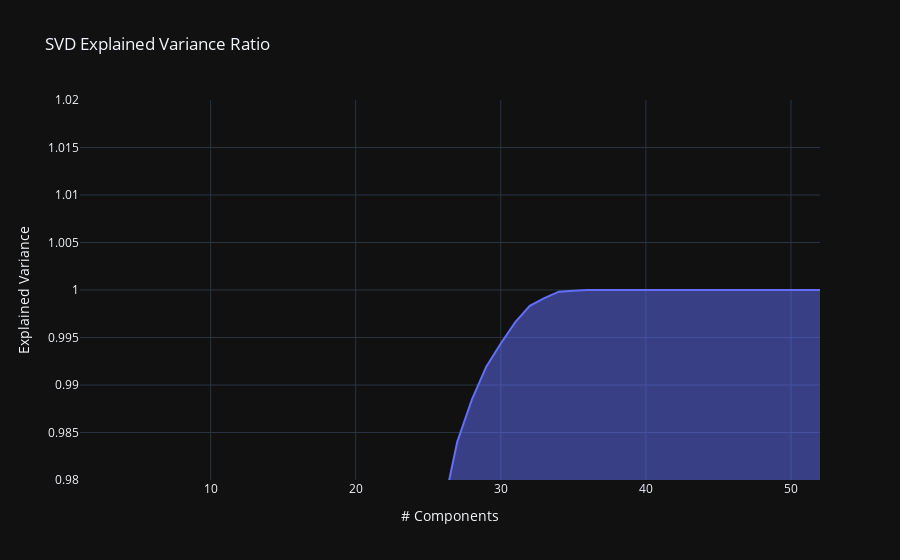

This figure's notebook cell:
### Code cell
pca = PCA()
pca.fit(ss.fit_transform(df[features_list].to_numpy()))

exp_var_cumul = np.cumsum(pca.explained_variance_ratio_)

px.area(
    x=range(1, exp_var_cumul.shape[0] + 1),
    y=exp_var_cumul,
    labels={"x": "# Components", "y": "Explained Variance"},
    range_y=(0.98, 1.02),
    title="SVD Explained Variance Ratio"
)

### Figure 1 — Plotly figure (JSON) as saved in the notebook; plotly's stock layout.template omitted (floating-point values rounded to 4 significant figures)
{"data": [{"fillpattern": {"shape": ""}, "hovertemplate": "# Components=%{x}<br>Explained Variance=%{y}<extra></extra>", "legendgroup": "", "line": {"color": "#636efa"}, "marker": {"symbol": "circle"}, "mode": "lines", "name": "", "orientation": "v", "showlegend": false, "stackgroup": "1", "type": "scatter", "x": [1, 2, 3, 4, 5, 6, 7, 8, 9, 10, 11, 12, 13, 14, 15, 16, 17, 18, 19, 20, 21, 22, 23, 24, 25, 26, 27, 28, 29, 30, 31, 32, 33, 34, 35, 36, 37, 38, 39, 40, 41, 42, 43, 44, 45, 46, 47, 48, 49, 50, 51, 52], "xaxis": "x", "y": [0.1362, 0.2523, 0.3388, 0.4204, 0.491, 0.5544, 0.5932, 0.6304, 0.6594, 0.6873, 0.7145, 0.7415, 0.7673, 0.791, 0.8141, 0.8346, 0.8544, 0.8732, 0.8899, 0.9059, 0.9207, 0.9346, 0.9478, 0.9594, 0.9682, 0.9768, 0.984, 0.9884, 0.9919, 0.9944, 0.9966, 0.9983, 0.9991, 0.9998, 0.9999, 1, 1, 1, 1, 1, 1, 1, 1, 1, 1, 1, 1, 1, 1, 1, 1, 1], "yaxis": "y"}], "layout": {"legend": {"tracegroupgap": 0}, "title": {"text": "SVD Explained Variance Ratio"}, "xaxis": {"anchor": "y", "domain": [0, 1], "title": {"text": "# Components"}}, "yaxis": {"anchor": "x", "domain": [0, 1], "range": [0.98, 1.02], "title": {"text": "Explained Variance"}}}}
